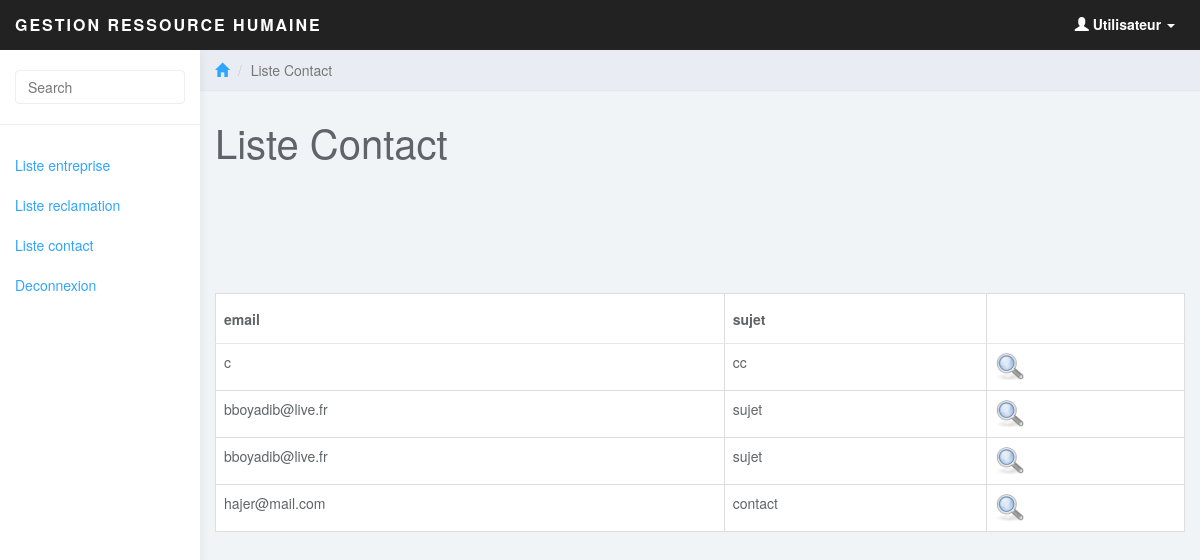
The app's page /admin/liste_contact.php with its own data.
### tables this page shows
CREATE TABLE IF NOT EXISTS `contact` (
  `id_contact` int(100) NOT NULL AUTO_INCREMENT,
  `email` text NOT NULL,
  `sujet` text NOT NULL,
  `texte` text NOT NULL,
  PRIMARY KEY (`id_contact`)
);

### admin/class/class.php (called while the page is built, shortened)
<?php
 require_once("DataBase.php");
 require_once("admin.php");
  $admin = new admin();
?>

### admin/class/DataBase.php (called while the page is built, shortened)
<?php
class Database {
	public static function connect() {
			$connexion = new PDO('mysql:host=localhost;dbname=rh', 'root', '');
			$connexion->exec("SET CHARACTER SET utf8");
		return $connexion;
	}
}
?>

### admin/class/admin.php (called while the page is built, shortened)
<?php
require_once("DataBase.php");
class admin
{
public function liste_contact()
 {
	$select = DataBase::connect()->query("select * from contact  order by id_contact DESC");
	$liste = $select->fetchAll(PDO::FETCH_ASSOC);
	return $liste;
 }
}
?>

### admin/liste_contact.php (the view, shortened to what this page needs)
<?php
include('include/header.php')
?>
	<div class="col-sm-9 col-sm-offset-3 col-lg-10 col-lg-offset-2 main">
		<div class="row">
			<ol class="breadcrumb">
				<li><a href="#"><span class="glyphicon glyphicon-home"></span></a></li>
				<li class="active">Liste Contact</li>
			</ol>
		</div>
		<div class="row">
			<div class="col-lg-12">
				<h1 class="page-header">Liste Contact</h1>
			</div>
		</div>
		<br><br>
		<br><br>
 <br>
		<table class="table table-responsive table-bordered table-hover">
		<thead>
		<tr>
		<th>email</th><th>sujet</th><th></th>
		</tr>
		</thead>
		<tbody>
		<?php
		$liste = $admin->liste_contact();
				foreach($liste as $row)
				{
					$id_contact = $row["id_contact"];
					$email = $row["email"];
					$sujet = $row["sujet"];
?>
		<tr>
		<td>
		<?php echo $email; ?>
		</td>
		<td>
		<?php echo $sujet; ?>
		</td>
		<td>
			<a href='rependre_contact.php<?php echo "?id=".$id_contact;?>'>
			 <img src='img/chercher.png' width='30' height='30'></img> </a>
		</td>
		</tr>
				<?php } ?>
		</tbody>
		</table>
	</div>
</body>
</html>

### admin/css/styles.css (style rules this page uses)
body { background: #f1f4f7; padding-top: 50px; color: #5f6468; }
a, a:hover, a:focus { color: #30a5ff; }
h1, h2, h3, h4, h5, h6 { color: #5f6468; }
h1 { font-weight: 300; font-size: 40px; }
.breadcrumb { border-radius: 0; padding: 10px 15px; background: #e9ecf2; box-shadow: 0 1px 1px rgba(0, 0, 0, .05); margin: 0 ; }
h1.page-header { margin-top: 30px; border-bottom: 0; }
.table { background: #fff; }
.table>thead>tr>th { border-bottom: 1px solid #e6e7e8; vertical-align: middle; height: 50px; }

### records on screen
contact: email "c", sujet "cc"
contact: email "bboyadib@live.fr", sujet "sujet"
contact: email "bboyadib@live.fr", sujet "sujet"
contact: email "hajer@mail.com", sujet "contact"
